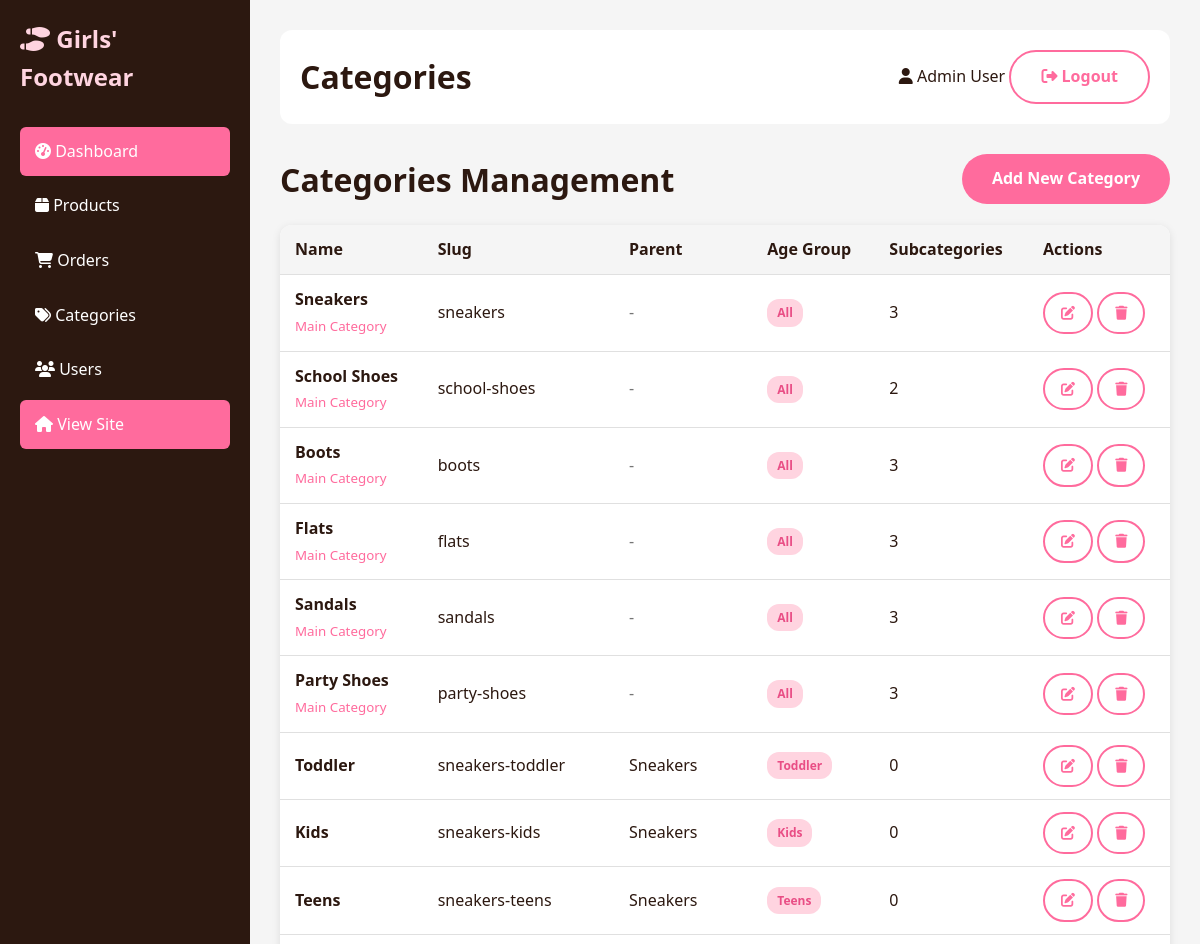
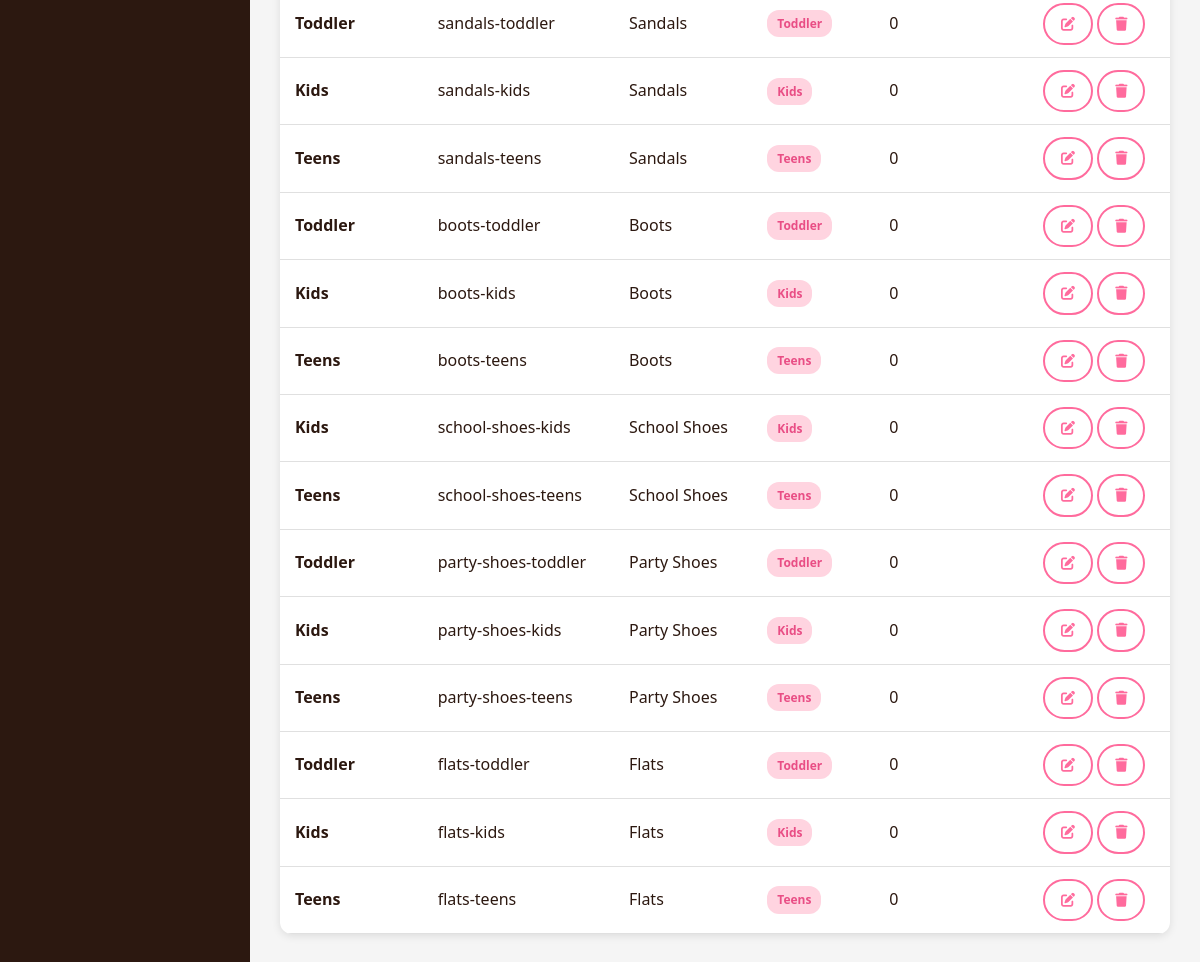
Page /pages/admin/categories.php (signed in) on the committed database (2 pictures, top to bottom).
### tables this page shows
CREATE TABLE categories (
  id INT PRIMARY KEY AUTO_INCREMENT,
  name VARCHAR(50) NOT NULL,
  slug VARCHAR(50) UNIQUE NOT NULL,
  parent_id INT NULL,
  age_group ENUM('toddler', 'kids', 'teens', 'all') DEFAULT 'all',
  created_at TIMESTAMP DEFAULT CURRENT_TIMESTAMP,
  FOREIGN KEY (parent_id) REFERENCES categories(id)
);

### includes/functions.php (called while the page is built, shortened)
<?php
function escape($string) {
    return htmlspecialchars($string, ENT_QUOTES, 'UTF-8');
}
function generateCSRFToken() {
    return $_SESSION['csrf_token'];
}

### pages/admin/categories.php (the view, shortened to what this page needs)
<?php
require_once __DIR__ . '/../../includes/functions.php';
$db = getDBConnection();
$action = $_GET['action'] ?? 'list';
$categories = $db->query("
    SELECT c1.*, COUNT(c2.id) as subcategory_count
    FROM categories c1
    LEFT JOIN categories c2 ON c1.id = c2.parent_id
    GROUP BY c1.id
    ORDER BY c1.parent_id, c1.age_group
")->fetchAll();
$mainCategories = $db->query("SELECT * FROM categories WHERE parent_id IS NULL")->fetchAll();
include __DIR__ . '/../../includes/header.php';
?>
<div style="display: flex; justify-content: space-between; align-items: center; margin-bottom: 20px; flex-wrap: wrap; gap: 10px;">
    <h1>Categories Management</h1>
    <a href="?action=add" class="btn btn-primary">Add New Category</a>
</div>
<?php if ($action === 'add' || $action === 'edit'): ?>
    <?php
    $category = ['id' => '', 'name' => '', 'parent_id' => '', 'age_group' => 'all'];
    if ($action === 'edit' && isset($_GET['id'])) {
        $id = (int)$_GET['id'];
        $stmt = $db->prepare("SELECT * FROM categories WHERE id = ?");
        $stmt->execute([$id]);
        $category = $stmt->fetch();
    }
    ?>
    <div class="admin-table">
        <h2 style="padding: 20px; margin: 0;">
            <?php echo $action === 'add' ? 'Add New Category' : 'Edit Category'; ?>
        </h2>
        <form method="POST">
            <input type="hidden" name="csrf_token" value="<?php echo generateCSRFToken(); ?>">
            <input type="hidden" name="action" value="<?php echo $action; ?>">
            <input type="hidden" name="id" value="<?php echo $category['id']; ?>">
            <div class="form-group">
                <label for="name">Category Name *</label>
                <input type="text" id="name" name="name" required value="<?php echo escape($category['name']); ?>">
            </div>
            <div class="form-row">
                <div class="form-group">
                    <label for="parent_id">Parent Category</label>
                    <select id="parent_id" name="parent_id">
                        <option value="">Main Category</option>
                        <?php foreach ($mainCategories as $cat): ?>
                            <option value="<?php echo $cat['id']; ?>" <?php echo $category['parent_id'] == $cat['id'] ? 'selected' : ''; ?>>
                                <?php echo escape($cat['name']); ?>
                            </option>
                        <?php endforeach; ?>
                    </select>
                </div>
                <div class="form-group">
                    <label for="age_group">Age Group</label>
                    <select id="age_group" name="age_group">
                        <option value="all" <?php echo $category['age_group'] === 'all' ? 'selected' : ''; ?>>All Ages</option>
                        <option value="toddler" <?php echo $category['age_group'] === 'toddler' ? 'selected' : ''; ?>>Toddler</option>
                        <option value="kids" <?php echo $category['age_group'] === 'kids' ? 'selected' : ''; ?>>Kids</option>
                        <option value="teens" <?php echo $category['age_group'] === 'teens' ? 'selected' : ''; ?>>Teens</option>
                    </select>
                </div>
            </div>
            <button type="submit" class="btn btn-primary">Save Category</button>
            <a href="categories.php" class="btn btn-outline">Cancel</a>
        </form>
    </div>
<?php else: ?>
    <div class="admin-table">
        <table>
            <thead>
                <tr>
                    <th>Name</th>
                    <th>Slug</th>
                    <th>Parent</th>
                    <th>Age Group</th>
                    <th>Subcategories</th>
                    <th>Actions</th>
                </tr>
            </thead>
            <tbody>
                <?php foreach ($categories as $cat): ?>
                    <tr>
                        <td>
                            <strong><?php echo escape($cat['name']); ?></strong>
                            <?php if (!$cat['parent_id']): ?>
                                <br><small style="color: var(--primary);">Main Category</small>
                            <?php endif; ?>
                        </td>
                        <td><?php echo escape($cat['slug']); ?></td>
                        <td>
                            <?php
                            if ($cat['parent_id']) {
                                $parent = $db->prepare("SELECT name FROM categories WHERE id = ?");
                                $parent->execute([$cat['parent_id']]);
                                echo escape($parent->fetchColumn());
                            } else {
                                echo '<span style="color: var(--gray);">-</span>';
                            }
                            ?>
                        </td>
                        <td>
                            <span class="badge badge-info"><?php echo ucfirst($cat['age_group']); ?></span>
                        </td>
                        <td><?php echo $cat['subcategory_count']; ?></td>
                        <td>
                            <a href="?action=edit&id=<?php echo $cat['id']; ?>" class="btn btn-sm btn-outline"><i class="fas fa-edit"></i></a>
                            <a href="?action=delete&id=<?php echo $cat['id']; ?>&csrf_token=<?php echo generateCSRFToken(); ?>" class="btn btn-sm btn-outline" onclick="return confirm('Delete this category? This may affect products.')"><i class="fas fa-trash"></i></a>
                        </td>
                    </tr>
                <?php endforeach; ?>
            </tbody>
        </table>
    </div>
<?php endif; ?>
<?php include __DIR__ . '/../../includes/footer.php'; ?>

### assets/css/style.css (style rules this page uses)
* { margin: 0; padding: 0; box-sizing: border-box; }
:root { --primary: #ff6b9d; --primary-dark: #e94e85; --primary-light: #ffd4e0; --secondary: #8b5fbf; --accent: #ffb347; --success: #4caf50; --danger: #f44336; --warning: #ff9800; --dark: #2c1810; --gray: #757575; --gray-light: #f5f5f5; --gray-border: #e0e0e0; --white: #ffffff; --shadow: 0 2px 8px rgba(0,0,0,0.1); --shadow-lg: 0 4px 16px rgba(0,0,0,0.15); --transition: all 0.3s ease; }
body { font-family: 'Segoe UI', system-ui, -apple-system, sans-serif; color: var(--dark); line-height: 1.6; background: var(--white); }
.btn { display: inline-block; padding: 12px 30px; border-radius: 30px; text-decoration: none; font-weight: 600; border: none; cursor: pointer; transition: var(--transition); font-size: 16px; }
.btn-primary { background: var(--primary); color: var(--white); }
.btn-outline { background: transparent; color: var(--primary); border: 2px solid var(--primary); }
.btn-sm { padding: 8px 16px; font-size: 14px; }
.admin-table { background: var(--white); border-radius: 12px; overflow: hidden; box-shadow: var(--shadow); }
.admin-table table { width: 100%; border-collapse: collapse; }
.admin-table th, .admin-table td { padding: 12px 15px; text-align: left; border-bottom: 1px solid var(--gray-border); }
.admin-table th { background: var(--gray-light); font-weight: 600; color: var(--dark); }
.badge { display: inline-block; padding: 4px 10px; border-radius: 12px; font-size: 12px; font-weight: 600; }
.badge-info { background: var(--primary-light); color: var(--primary-dark); }

### rows in the picture
categories: name "Sneakers", shows "Main Category", slug "sneakers", age_group "All", subcategory_count "3"
categories: name "School Shoes", shows "Main Category", slug "school-shoes", age_group "All", subcategory_count "2"
categories: name "Boots", shows "Main Category", slug "boots", age_group "All", subcategory_count "3"
categories: name "Flats", shows "Main Category", slug "flats", age_group "All", subcategory_count "3"
categories: name "Sandals", shows "Main Category", slug "sandals", age_group "All", subcategory_count "3"
categories: name "Party Shoes", shows "Main Category", slug "party-shoes", age_group "All", subcategory_count "3"
categories: name "Toddler", slug "sneakers-toddler", parent.name "Sneakers", age_group "Toddler", subcategory_count "0"
categories: name "Kids", slug "sneakers-kids", parent.name "Sneakers", age_group "Kids", subcategory_count "0"
categories: name "Teens", slug "sneakers-teens", parent.name "Sneakers", age_group "Teens", subcategory_count "0"
categories: name "Toddler", slug "sandals-toddler", parent.name "Sandals", age_group "Toddler", subcategory_count "0"
categories: name "Kids", slug "sandals-kids", parent.name "Sandals", age_group "Kids", subcategory_count "0"
categories: name "Teens", slug "sandals-teens", parent.name "Sandals", age_group "Teens", subcategory_count "0"
categories: name "Toddler", slug "boots-toddler", parent.name "Boots", age_group "Toddler", subcategory_count "0"
categories: name "Kids", slug "boots-kids", parent.name "Boots", age_group "Kids", subcategory_count "0"
categories: name "Teens", slug "boots-teens", parent.name "Boots", age_group "Teens", subcategory_count "0"
categories: name "Kids", slug "school-shoes-kids", parent.name "School Shoes", age_group "Kids", subcategory_count "0"
categories: name "Teens", slug "school-shoes-teens", parent.name "School Shoes", age_group "Teens", subcategory_count "0"
categories: name "Toddler", slug "party-shoes-toddler", parent.name "Party Shoes", age_group "Toddler", subcategory_count "0"
categories: name "Kids", slug "party-shoes-kids", parent.name "Party Shoes", age_group "Kids", subcategory_count "0"
categories: name "Teens", slug "party-shoes-teens", parent.name "Party Shoes", age_group "Teens", subcategory_count "0"
categories: name "Toddler", slug "flats-toddler", parent.name "Flats", age_group "Toddler", subcategory_count "0"
categories: name "Kids", slug "flats-kids", parent.name "Flats", age_group "Kids", subcategory_count "0"
categories: name "Teens", slug "flats-teens", parent.name "Flats", age_group "Teens", subcategory_count "0"

### other values in the picture
$admin_title "Categories"
$_SESSION['user_name'] "Admin User"
